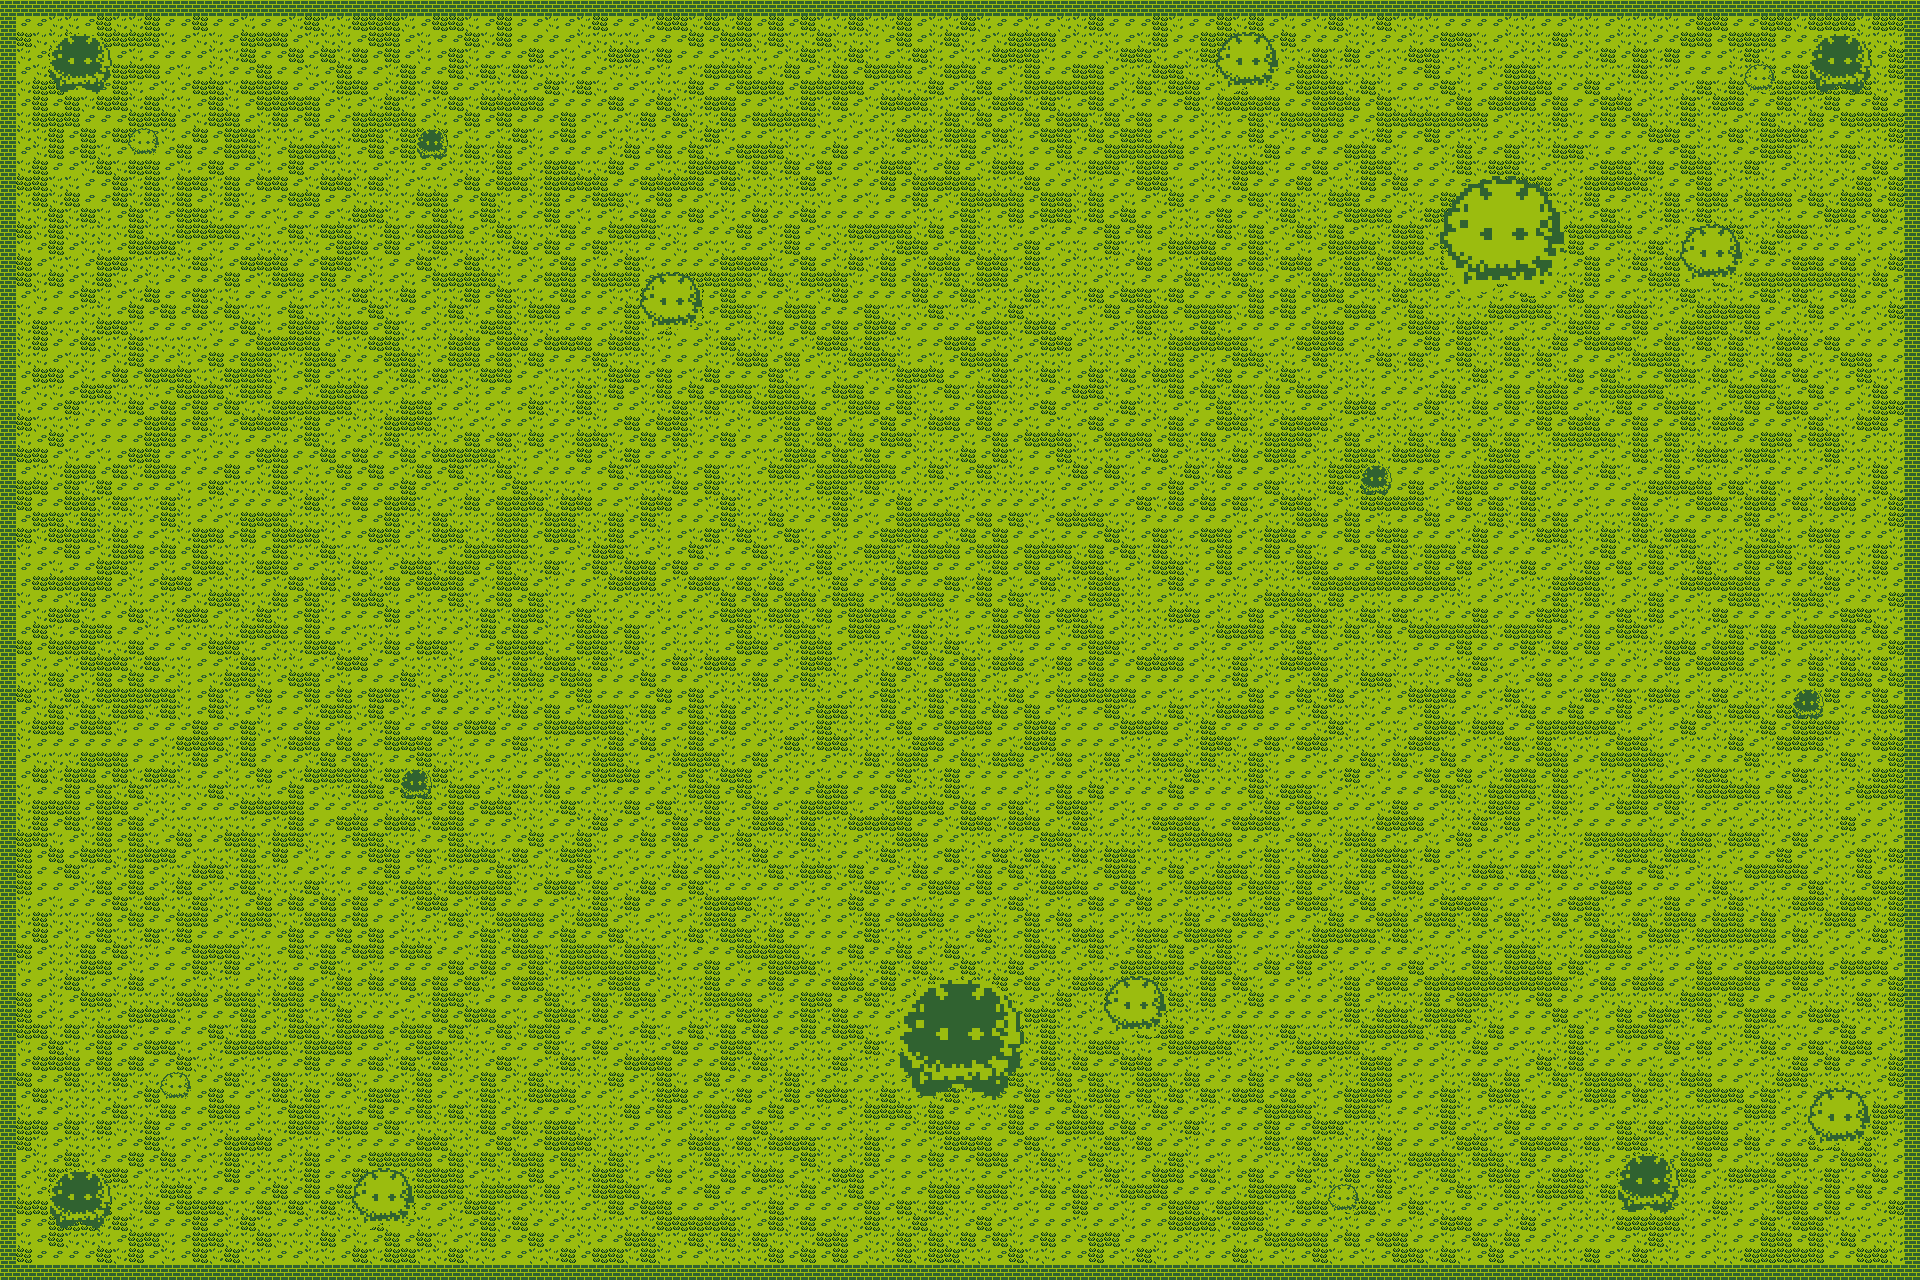

This is a level from a 2D game, rendered from its Tiled map with the project's own tilesets. A one-line summary and the map file follow, with tile-layer data summarised:
An orthogonal 120x80 tile map with 16x16 px tiles, 4 tile layers (Tile Layer 1, trees32, trees128, trees64), 5 tilesets and 1 object.

<map version="1.10" tiledversion="1.11.0" orientation="orthogonal" renderorder="right-down" width="120" height="80" tilewidth="16" tileheight="16" infinite="0" nextlayerid="8" nextobjectid="5">
 <tileset firstgid="1" name="tileset" tilewidth="16" tileheight="16" tilecount="4" columns="4">
  <image source="tileset.png" width="64" height="16" />
 </tileset>
 <tileset firstgid="5" name="trees32" tilewidth="32" tileheight="32" tilecount="2" columns="0">
  <grid orientation="orthogonal" width="1" height="1" />
  <tile id="6">
   <image source="tree06.png" width="32" height="32" />
  </tile>
  <tile id="7">
   <image source="tree03.png" width="32" height="32" />
  </tile>
 </tileset>
 <tileset firstgid="13" name="Gargolytes" tilewidth="42" tileheight="39" tilecount="3" columns="0">
  <grid orientation="orthogonal" width="1" height="1" />
  <tile id="0">
   <image source="gargolyte03.png" width="42" height="39" />
  </tile>
  <tile id="1">
   <image source="gargolyte02.png" width="42" height="39" />
   <objectgroup draworder="index" id="2">
    <object id="1" x="1" y="1" width="39" height="38" />
   </objectgroup>
  </tile>
  <tile id="2">
   <image source="gargolyte01.png" width="42" height="39" />
  </tile>
 </tileset>
 <tileset firstgid="16" name="trees128" tilewidth="128" tileheight="128" tilecount="2" columns="0">
  <grid orientation="orthogonal" width="1" height="1" />
  <tile id="0">
   <image source="tree04.png" width="128" height="128" />
  </tile>
  <tile id="1">
   <image source="tree01.png" width="128" height="128" />
  </tile>
 </tileset>
 <tileset firstgid="18" name="trees64" tilewidth="64" tileheight="64" tilecount="2" columns="0">
  <grid orientation="orthogonal" width="1" height="1" />
  <tile id="0">
   <image source="tree05.png" width="64" height="64" />
  </tile>
  <tile id="1">
   <image source="tree02.png" width="64" height="64" />
  </tile>
 </tileset>
 <layer id="1" name="Tile Layer 1" width="120" height="80" locked="1">
  <data>[9600 cells, 9600 non-empty, 4 distinct tile ids]</data>
 </layer>
 <layer id="4" name="trees32" width="120" height="80" locked="1">
  <data>[9600 cells, 8 non-empty, 2 distinct tile ids]</data>
 </layer>
 <layer id="5" name="trees128" width="120" height="80" locked="1">
  <data>[9600 cells, 2 non-empty, 2 distinct tile ids]</data>
 </layer>
 <layer id="2" name="trees64" width="120" height="80" locked="1">
  <data>[9600 cells, 10 non-empty, 2 distinct tile ids]</data>
 </layer>
</map>